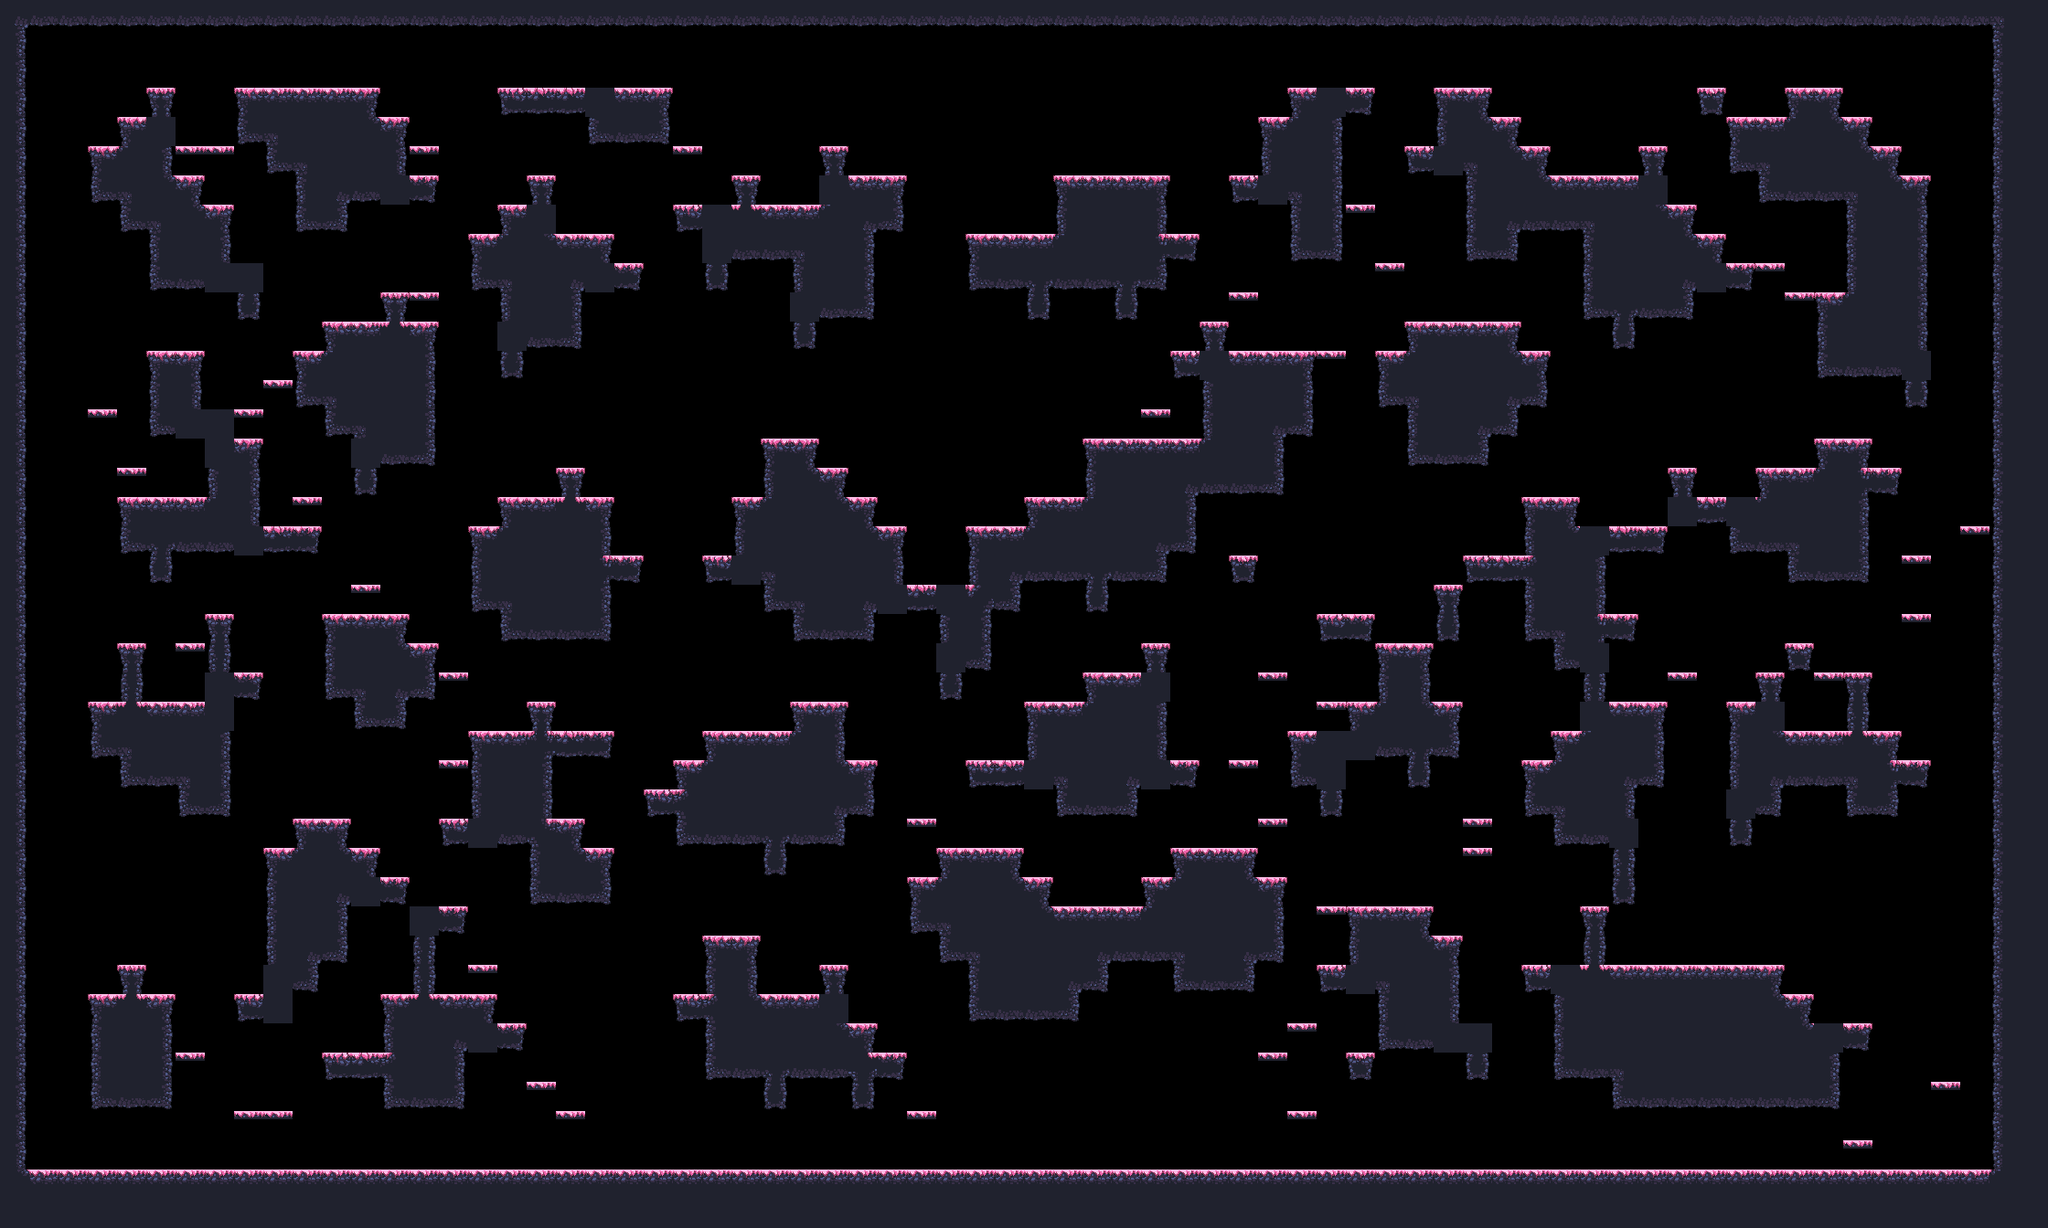

This is a level from a 2D game, rendered from its Tiled map with the project's own tilesets. A one-line summary and the map file follow, with tile-layer data summarised:
An orthogonal 70x42 tile map with 32x32 px tiles, 1 tile layer (main) and 17 objects (9x spawn, spawnPlayer0, spawnCrown0, spawnPlayer1, spawnCrown1, ...).

<map compressionlevel="0" height="42" infinite="0" nextlayerid="3" nextobjectid="4" orientation="orthogonal" renderorder="right-down" tiledversion="1.3.2" tileheight="32" tilewidth="32" version="1.2" width="70">
 <tileset firstgid="1" source="forest_spring_tile_set.tsx" />
 <layer height="42" id="1" name="main" width="70">
  <data>[2940 cells, 1217 non-empty, 29 distinct tile ids]</data>
 </layer>
 <objectgroup id="2" name="objects"><object id="1" name="spawnPlayer0" x="224" y="144.0" /><object id="2" name="spawnCrown0" x="480" y="144.0" /><object id="3" name="spawnPlayer1" x="2112" y="144.0" /><object id="4" name="spawnCrown1" x="2048" y="80.0" /><object id="5" name="spawnPlayer2" x="64" y="1232.0" /><object id="6" name="spawnCrown2" x="256" y="1232.0" /><object id="7" name="spawnPlayer3" x="2144" y="1232.0" /><object id="8" name="spawnCrown3" x="2112" y="1232.0" /><object id="9" name="spawn" x="1088" y="1232.0" /><object id="10" name="spawn" x="1056" y="208.0" /><object id="11" name="spawn" x="384" y="304.0" /><object id="12" name="spawn" x="864" y="1040.0" /><object id="13" name="spawn" x="352" y="848.0" /><object id="14" name="spawn" x="320" y="1232.0" /><object id="15" name="spawn" x="2048" y="80.0" /><object id="16" name="spawn" x="1504" y="1232.0" /><object id="17" name="spawn" x="896" y="1232.0" /></objectgroup></map>
